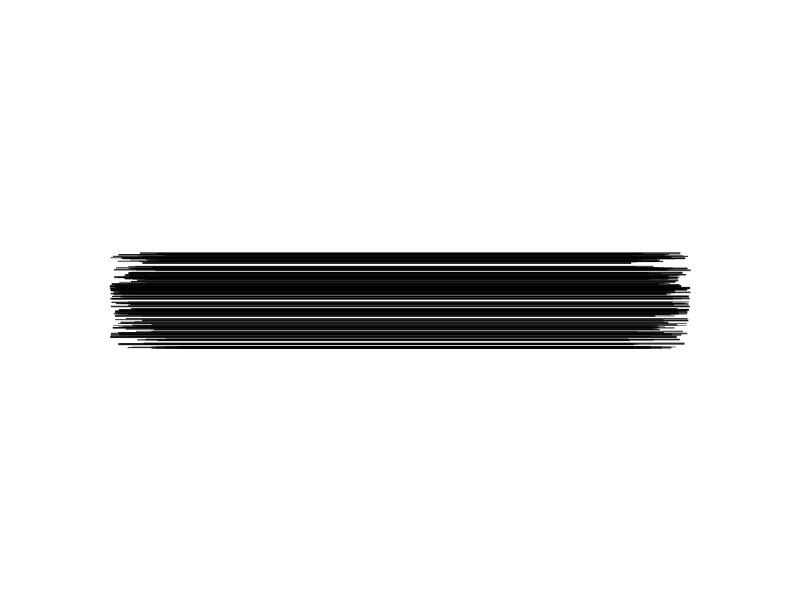

Reproduce this figure in R.
library(ggplot2)

make_brush_segment <- function(
    x, y, xend, yend,
    width = 0.25,
    n = 120,
    raggedness = 0.08,
    seed = NULL
) {

  if (!is.null(seed))
    set.seed(seed)

  dx <- xend - x
  dy <- yend - y

  len <- sqrt(dx^2 + dy^2)

  # Enhedsvektor langs linjen
  ux <- dx / len
  uy <- dy / len

  # Enhedsvektor vinkelret på linjen
  nx <- -uy
  ny <-  ux

  # placering af de enkelte "penselhår"
  offset <- runif(n, -width / 2, width / 2)

  # nogle penselhår starter/slutter tidligere end andre
  start_trim <- runif(n, 0, raggedness * len)
  end_trim   <- runif(n, 0, raggedness * len)

  # mest variation ude ved kanten af penslen
  edge <- abs(offset) / (width / 2)

  start_trim <- start_trim * (0.3 + edge)
  end_trim   <- end_trim   * (0.3 + edge)

  data.frame(
    x = x +
      ux * start_trim +
      nx * offset,

    y = y +
      uy * start_trim +
      ny * offset,

    xend = xend -
      ux * end_trim +
      nx * offset,

    yend = yend -
      uy * end_trim +
      ny * offset,

    linewidth = runif(n, 0.25, 0.8),
    alpha = runif(n, 0.65, 1)
  )
}


brush <- make_brush_segment(
  x = 1,
  y = 1,
  xend = 9,
  yend = 1,
  width = 0.35,
  n = 150,
  raggedness = 0.10,
  seed = 42
)

ggplot(brush) +
  geom_segment(
    aes(
      x = x,
      y = y,
      xend = xend,
      yend = yend,
      linewidth = linewidth,
      alpha = alpha
    ),
    colour = "black",
    lineend = "butt"
  ) +
  scale_linewidth_identity() +
  scale_alpha_identity() +
  coord_cartesian(
    xlim = c(0, 10),
    ylim = c(0, 2)
  ) +
  theme_void()
